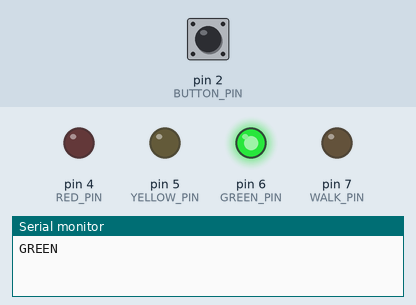
Simulated run of this sketch. Board: Arduino Uno, built with avr-gcc and run on an emulated ATmega328P. Shown: output pins drawn as LEDs (lit = HIGH), the last lines printed to the serial monitor. The test bench sets the inputs (shaded band); at power-on: pin 2 (BUTTON_PIN) HIGH.

Above: at 1.2 s.
1.3 s: pin 2 (BUTTON_PIN) pulled LOW for 0.15 s
At 3.6 s:
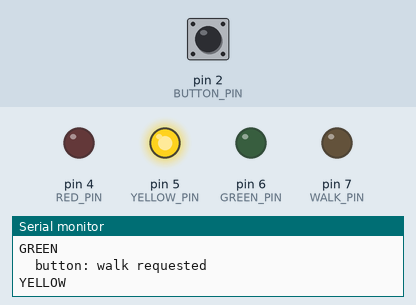
At 6.3 s:
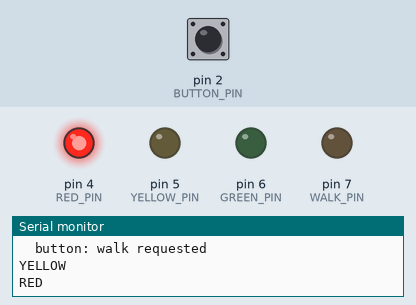
Timing chart, 0 to 13.4 s (numbered marks = the images above; inputs shaded):
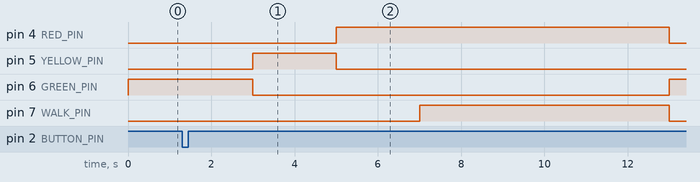

Measured:
- after the input at 1.3 s, pin 4 (RED_PIN): LOW → HIGH after 3.7 s instead of 10.7 s; pin 6 (GREEN_PIN): HIGH → LOW after 1.7 s instead of 8.7 s; pin 7 (WALK_PIN): LOW → HIGH after 5.7 s, → LOW 6.0 s later

The sketch:

traffic-light-switch.ino
```cpp
/*
 * Concepts 1b - Traffic light with a pedestrian button, as a switch/case state machine
 * ------------------------------------------------------------------------------------
 * Four states instead of three, plus an input event:
 *
 *   GREEN --(time up, or button after the minimum green)--> YELLOW
 *   YELLOW --(time up)--> RED
 *   RED ----(time up; a request is waiting)--> WALK
 *   RED ----(time up; no request)-----------> GREEN
 *   WALK ---(time up)--> GREEN
 *
 * The structure that makes it scale:
 *   * an enum names the states, so the compiler rejects a state that doesn't exist;
 *   * enterState() holds every state's entry action (lights, timer, log) in one place;
 *   * loop() has one case per state, and each case only decides *when to leave*.
 * Adding a fifth state means one enum value, one entry in enterState() and one case.
 *
 * Wiring: red D4, yellow D5, green D6, walk (white or blue) D7, each LED through
 *         220 ohm to GND. Push-button between D2 and GND (internal pull-up).
 */

const int RED_PIN = 4;
const int YELLOW_PIN = 5;
const int GREEN_PIN = 6;
const int WALK_PIN = 7;
const int BUTTON_PIN = 2;

const unsigned long MIN_GREEN_MS = 3000;   // green always lasts at least this long
const unsigned long GREEN_MS = 10000;      // ...and at most this long without a request
const unsigned long YELLOW_MS = 2000;
const unsigned long RED_MS = 2000;         // all-red gap before walk or green
const unsigned long WALK_MS = 6000;

enum State { GREEN, YELLOW, RED, WALK };

State state;
unsigned long stateStart = 0;
bool walkRequested = false;               // latched: a press is remembered until served

void setLights(bool red, bool yellow, bool green, bool walk) {
  digitalWrite(RED_PIN, red ? HIGH : LOW);
  digitalWrite(YELLOW_PIN, yellow ? HIGH : LOW);
  digitalWrite(GREEN_PIN, green ? HIGH : LOW);
  digitalWrite(WALK_PIN, walk ? HIGH : LOW);
}

// Entry actions: everything that happens once, on the way into a state.
void enterState(State next) {
  state = next;
  stateStart = millis();
  switch (state) {
    case GREEN:  setLights(false, false, true,  false); Serial.println("GREEN");  break;
    case YELLOW: setLights(false, true,  false, false); Serial.println("YELLOW"); break;
    case RED:    setLights(true,  false, false, false); Serial.println("RED");    break;
    case WALK:   setLights(true,  false, false, true);  Serial.println("WALK");
                 walkRequested = false;                  // request served
                 break;
  }
}

void setup() {
  pinMode(RED_PIN, OUTPUT);
  pinMode(YELLOW_PIN, OUTPUT);
  pinMode(GREEN_PIN, OUTPUT);
  pinMode(WALK_PIN, OUTPUT);
  pinMode(BUTTON_PIN, INPUT_PULLUP);       // pressed = LOW
  Serial.begin(9600);
  enterState(GREEN);
}

void loop() {
  // Events are read once per pass, before the state logic.
  if (digitalRead(BUTTON_PIN) == LOW && !walkRequested) {
    walkRequested = true;
    Serial.println("  button: walk requested");
  }

  unsigned long inState = millis() - stateStart;

  // Transitions: each case only answers "is it time to leave, and to where?"
  switch (state) {
    case GREEN:
      if (inState >= GREEN_MS || (walkRequested && inState >= MIN_GREEN_MS)) {
        enterState(YELLOW);
      }
      break;
    case YELLOW:
      if (inState >= YELLOW_MS) enterState(RED);
      break;
    case RED:
      if (inState >= RED_MS) enterState(walkRequested ? WALK : GREEN);
      break;
    case WALK:
      if (inState >= WALK_MS) enterState(GREEN);
      break;
  }
}
```
